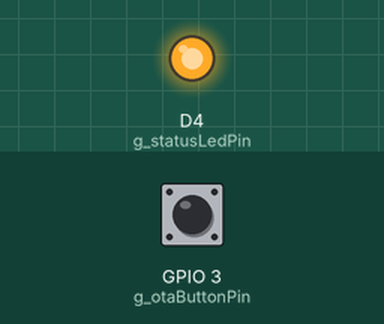
A sketch run on a simulated ESP8266 (NodeMCU). On the bench: output pins drawn as LEDs (lit = HIGH). Inputs (shaded band) come from the test bench; at power-on: GPIO 3 (g_otaButtonPin) HIGH. EEPROM starts erased; no radio packets arrive unless stated; what the sketch prints to the serial monitor is not drawn. At 1.2 s the program puts the board to deep sleep or switches it off; the recording ends there.

Above: at 0.2 s.
Timing chart, 0 to 1.2 s (numbered marks = the images above):
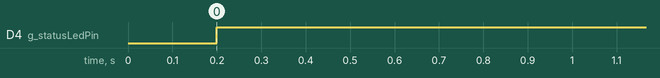

Measured:
- by itself, D4 (g_statusLedPin): LOW → HIGH at 0.20 s

The sketch:

tx_with_ota.ino
```cpp
#include <SPI.h>
#include <LoRa.h>
#include <ESP8266WiFi.h>
#include <EEPROM.h>
#include "ota_helper.h"

// ================== NodeMCU ↔ RFM96 wiring ==================
// Hardware SPI on ESP8266:
// SCK  = D5 (GPIO14)
// MISO = D6 (GPIO12)
// MOSI = D7 (GPIO13)

static const int PIN_LORA_SS   = D8;  // GPIO15
static const int PIN_LORA_RST  = D1;  // GPIO5
static const int PIN_LORA_DIO0 = D2;  // GPIO4

// Existing button kept only to preserve structure (not used)
static const int PIN_BUTTON    = D3;  // GPIO0

// ================== OTA control ==================
// Safe manual OTA trigger button:
// Connect push button between GPIO3 (RX) and GND
static const int PIN_OTA_BUTTON = 3;   // GPIO3 / RX

// Built-in LED on NodeMCU is usually active LOW
static const int PIN_STATUS_LED = LED_BUILTIN;

// ================== WiFi for OTA ==================
const char* WIFI_SSID = "red";
const char* WIFI_PASS = "amir@1212";
const char* OTA_HOSTNAME = "DCI_REZLER";
const char* OTA_PASSWORD = "1234";

// ================== EEPROM ==================
static const int EEPROM_SIZE      = 8;
static const int EEPROM_SEQ_ADDR  = 0;

// ================== TX behavior ==================
static const uint8_t  TX_REPEATS        = 4;
static const uint16_t TX_REPEAT_GAP_MS  = 120;

// Persist sequence across reset/deep sleep wake
static uint32_t seq = 0;

// Kept only to preserve structure (not used)
static uint32_t lastPressMs = 0;

// ---------- EEPROM helpers ----------
static uint32_t loadSeq() {
  uint32_t value = 0;
  EEPROM.get(EEPROM_SEQ_ADDR, value);

  if (value == 0xFFFFFFFFUL) {
    value = 0;
  }
  return value;
}

static void saveSeq(uint32_t value) {
  EEPROM.put(EEPROM_SEQ_ADDR, value);
  EEPROM.commit();
}

// ---------- Radio send ----------
static bool sendOnePacket(const char* msg) {
  LoRa.beginPacket();
  LoRa.print(msg);
  int ret = LoRa.endPacket();
  return (ret == 1);
}

static void sendBlinkCommand() {
  seq++;
  saveSeq(seq);

  char msg[32];
  snprintf(msg, sizeof(msg), "BLINK,%lu", (unsigned long)seq);

  Serial.print("Prepared: ");
  Serial.println(msg);

  for (uint8_t i = 0; i < TX_REPEATS; i++) {
    bool ok = sendOnePacket(msg);

    Serial.print("TX ");
    Serial.print(i + 1);
    Serial.print("/");
    Serial.print(TX_REPEATS);
    Serial.print(" -> ");
    Serial.println(ok ? "OK" : "FAIL");

    delay(TX_REPEAT_GAP_MS);
  }

  Serial.print("Sent final: ");
  Serial.println(msg);
}

// ---------- Normal LoRa operation ----------
static void runNormalOperation() {
  // Power saving: disable WiFi fully
  WiFi.persistent(false);
  WiFi.mode(WIFI_OFF);
  WiFi.forceSleepBegin();
  delay(1);

  EEPROM.begin(EEPROM_SIZE);
  seq = loadSeq();

  Serial.println();
  Serial.println("Starting LoRa TX (RFM96W 433MHz)...");
  Serial.print("Last stored seq = ");
  Serial.println(seq);

  LoRa.setPins(PIN_LORA_SS, PIN_LORA_RST, PIN_LORA_DIO0);

  if (!LoRa.begin(433E6)) {
    Serial.println("LoRa begin failed! Check wiring / power / frequency.");
    delay(100);
    ESP.deepSleep(0);
  }

  // Must match receiver
  LoRa.enableCrc();
  LoRa.setSpreadingFactor(12);
  LoRa.setSignalBandwidth(62.5E3);
  LoRa.setCodingRate4(5);
  LoRa.setPreambleLength(12);
  LoRa.setSyncWord(0x12);
  LoRa.setTxPower(20);

  Serial.println("Radio configured.");
  Serial.println("Sending command now...");

  sendBlinkCommand();

  Serial.println("Going to deep sleep now. Wake again by RESET button.");
  delay(200);

  ESP.deepSleep(0);
}

void setup() {
  Serial.begin(115200);
  delay(200);

  otaInitPins(PIN_STATUS_LED, PIN_OTA_BUTTON);

  // Existing structure preserved
  pinMode(PIN_BUTTON, INPUT_PULLUP);

  if (shouldEnterOtaMode()) {
    startOtaMode(WIFI_SSID, WIFI_PASS, OTA_HOSTNAME, OTA_PASSWORD);
    return;
  }

  runNormalOperation();
}

void loop() {
  if (isOtaModeActive()) {
    handleOtaMode();
  }
}
```

ota_helper.cpp
```cpp
#include "ota_helper.h"
#include <ESP8266WiFi.h>
#include <ArduinoOTA.h>

static int g_statusLedPin = LED_BUILTIN;
static int g_otaButtonPin = 3;

static bool g_otaMode = false;
static unsigned long g_lastLedToggleMs = 0;
static bool g_ledState = false;
static uint8_t g_lastOtaPercent = 255;

// ---------- LED helpers ----------
static void ledOn() {
  digitalWrite(g_statusLedPin, LOW);   // active LOW
}

static void ledOff() {
  digitalWrite(g_statusLedPin, HIGH);  // active LOW
}

static void blinkLedInOtaMode() {
  unsigned long now = millis();
  if (now - g_lastLedToggleMs >= 250) {
    g_lastLedToggleMs = now;
    g_ledState = !g_ledState;
    digitalWrite(g_statusLedPin, g_ledState ? LOW : HIGH);
  }
}

void otaInitPins(int statusLedPin, int otaButtonPin) {
  g_statusLedPin = statusLedPin;
  g_otaButtonPin = otaButtonPin;

  pinMode(g_statusLedPin, OUTPUT);
  ledOff();

  pinMode(g_otaButtonPin, INPUT_PULLUP);
}

bool shouldEnterOtaMode() {
  delay(20);  // small settle time

  // Button pressed -> pin reads LOW
  if (digitalRead(g_otaButtonPin) == LOW) {
    delay(30);
    if (digitalRead(g_otaButtonPin) == LOW) {
      return true;
    }
  }
  return false;
}

void startOtaMode(const char* wifiSsid,
                  const char* wifiPass,
                  const char* otaHostname,
                  const char* otaPassword) {
  g_otaMode = true;

  Serial.println();
  Serial.println("OTA button detected.");
  Serial.println("Entering OTA mode...");

  ledOff();
  delay(100);
  ledOn();
  delay(100);
  ledOff();

  WiFi.persistent(false);
  WiFi.mode(WIFI_STA);
  WiFi.begin(wifiSsid, wifiPass);

  Serial.print("Connecting to WiFi");
  while (WiFi.status() != WL_CONNECTED) {
    delay(500);
    Serial.print(".");
    blinkLedInOtaMode();
  }

  Serial.println();
  Serial.print("WiFi connected. IP: ");
  Serial.println(WiFi.localIP());

  ArduinoOTA.setHostname(otaHostname);
  ArduinoOTA.setPassword(otaPassword);

  ArduinoOTA.onStart([]() {
    Serial.println("OTA Start");
    ledOn();
    g_lastOtaPercent = 255;
  });

  ArduinoOTA.onEnd([]() {
    Serial.println();
    Serial.println("OTA End");
    ledOff();
  });

  ArduinoOTA.onProgress([](unsigned int progress, unsigned int total) {
    uint8_t percent = (progress * 100) / total;

    if (g_lastOtaPercent == 255 || percent >= g_lastOtaPercent + 10 || percent == 100) {
      Serial.print("OTA Progress: ");
      Serial.print(percent);
      Serial.println("%");
      g_lastOtaPercent = percent;
    }
  });

  ArduinoOTA.onError([](ota_error_t error) {
    Serial.print("OTA Error[");
    Serial.print((int)error);
    Serial.print("]: ");

    if (error == OTA_AUTH_ERROR) {
      Serial.println("Auth Failed");
    } else if (error == OTA_BEGIN_ERROR) {
      Serial.println("Begin Failed");
    } else if (error == OTA_CONNECT_ERROR) {
      Serial.println("Connect Failed");
    } else if (error == OTA_RECEIVE_ERROR) {
      Serial.println("Receive Failed");
    } else if (error == OTA_END_ERROR) {
      Serial.println("End Failed");
    } else {
      Serial.println("Unknown Error");
    }
  });

  ArduinoOTA.begin();

  Serial.println("OTA Ready");
  Serial.print("Hostname: ");
  Serial.println(otaHostname);
  Serial.println("Select the network port in Arduino IDE and upload wirelessly.");
  Serial.println("Board will remain in OTA mode until reset/power cycle.");
}

void handleOtaMode() {
  if (g_otaMode) {
    ArduinoOTA.handle();
    blinkLedInOtaMode();
  }
}

bool isOtaModeActive() {
  return g_otaMode;
}
```

ota_helper.h
```cpp
#ifndef OTA_HELPER_H
#define OTA_HELPER_H

#include <Arduino.h>

void otaInitPins(int statusLedPin, int otaButtonPin);
bool shouldEnterOtaMode();
void startOtaMode(const char* wifiSsid,
                  const char* wifiPass,
                  const char* otaHostname,
                  const char* otaPassword);
void handleOtaMode();
bool isOtaModeActive();

#endif
```
